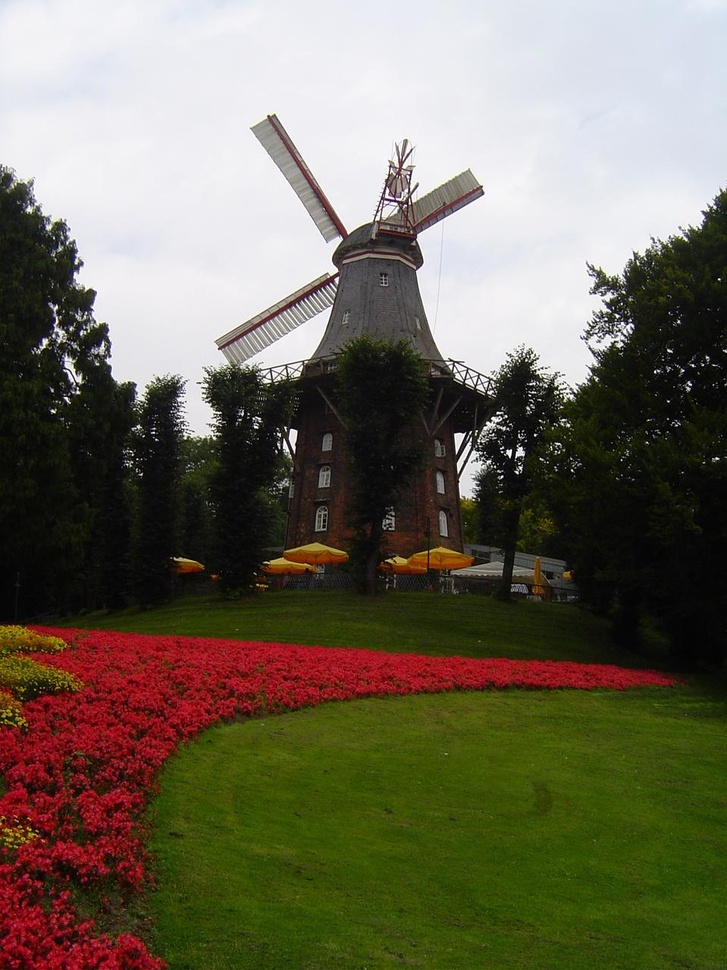
%> input picture Lab5/Figuras/moinho.jpg, 727 x 970 px, shrunk from 959 x 1280 before the run, given in place of moinho.jpg , which was not available
$ octave moinho.m   (GNU Octave 9; MATLAB toolbox functions it lacks are replaced by stand-ins)
%> lines starting %> are read from the running program, lines starting %| are printed output that depends on the picture; pictures that were not available may be replaced by others from this repository, and a replacement may not be noted
X = imread('Figuras/moinho.jpg ','jpg');
%> X is the input picture: size 970x727x3 uint8; mean R, G, B 110.6, 104.9, 87.5
Xred = X(:,:,1);
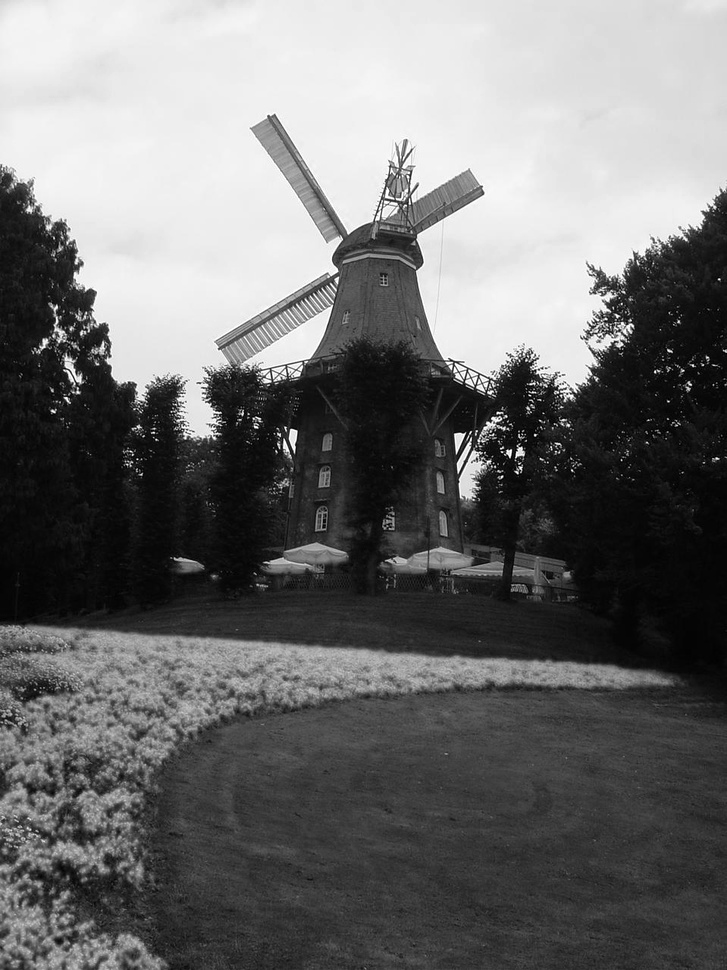
%> Xred: size 970x727 uint8; min 0, max 255, mean 110.6
Xgreen = X(:,:,2);
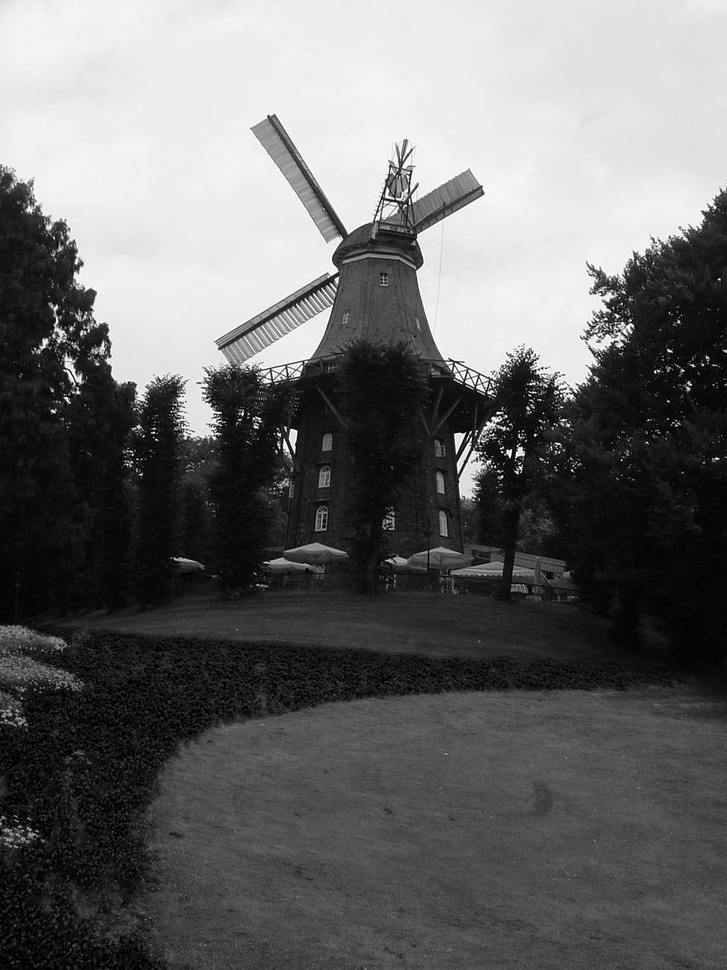
%> Xgreen: size 970x727 uint8; min 0, max 255, mean 104.9
Xblue = X(:,:,3);
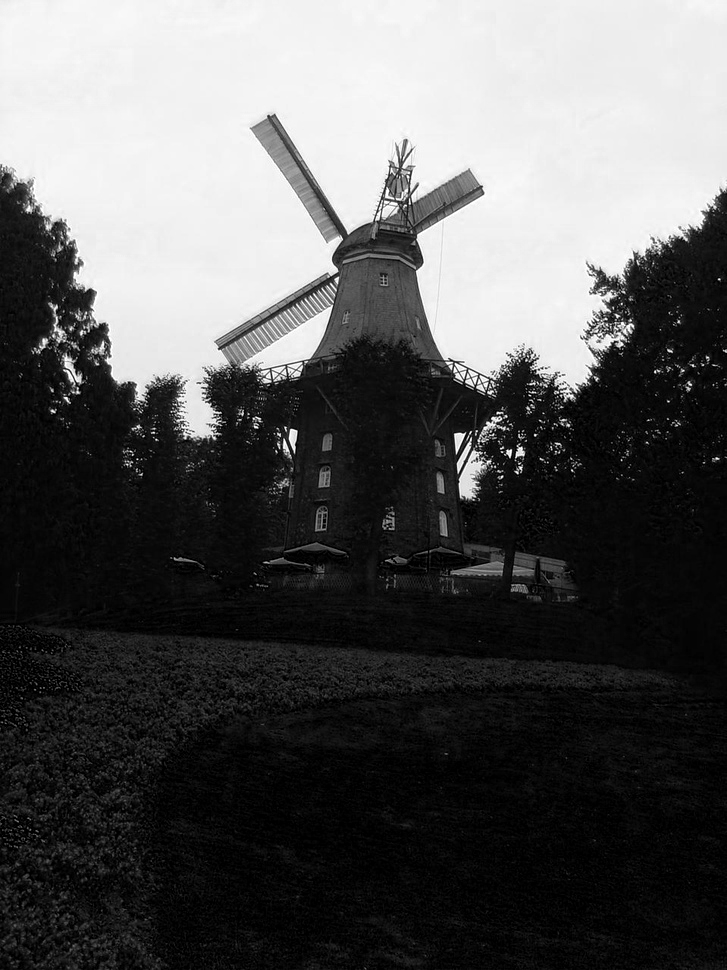
%> Xblue: size 970x727 uint8; min 0, max 255, mean 87.5
Xgreennovo = double(Xgreen)*3;
Xrednovo = double(Xred);
Xbluenovo = double(X(:,:,3));
Xnovo(:,:,1) = uint8(Xrednovo);
Xnovo(:,:,2) = uint8(Xgreennovo);
Xnovo(:,:,3) = uint8(Xbluenovo);
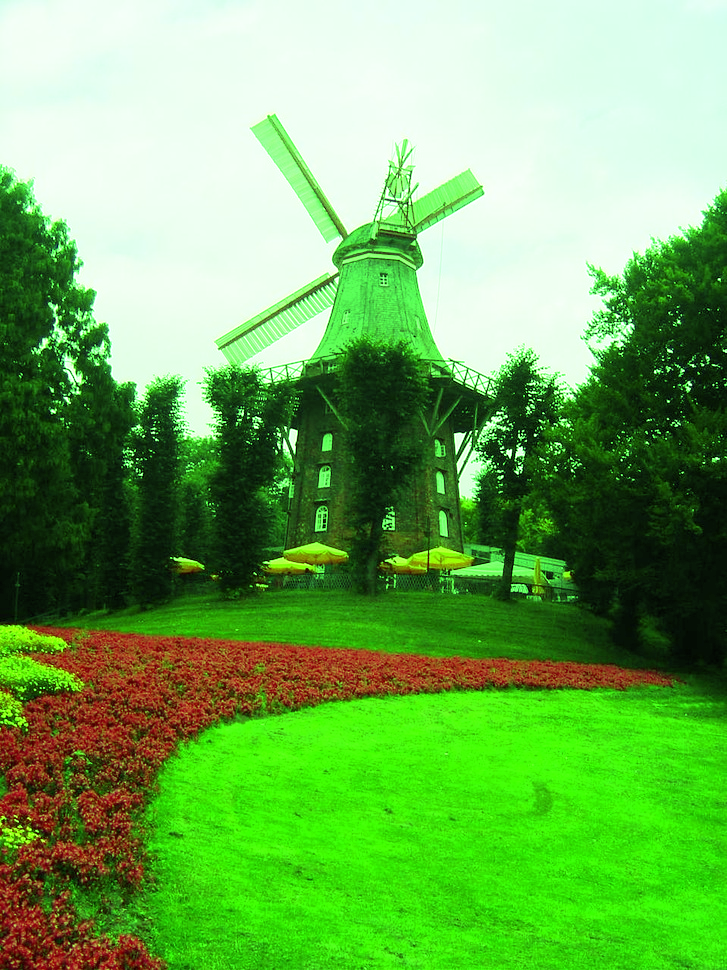
%> Xnovo: size 970x727x3 uint8; mean R, G, B 110.6, 171, 87.5
subplot(231);image(X); title('moinho.jpg');
subplot(232);image(Xnovo); title('Cores modificadas');

subplot(233);image(Xred); title('Componente red');
subplot(234);image(Xgreen); title('Componente green');
subplot(235);image(Xblue); title('Componente blue');

$ run again, with Lab5/Figuras/palhaco_nariz.png saved as Lab5/Figuras/moinho.jpg
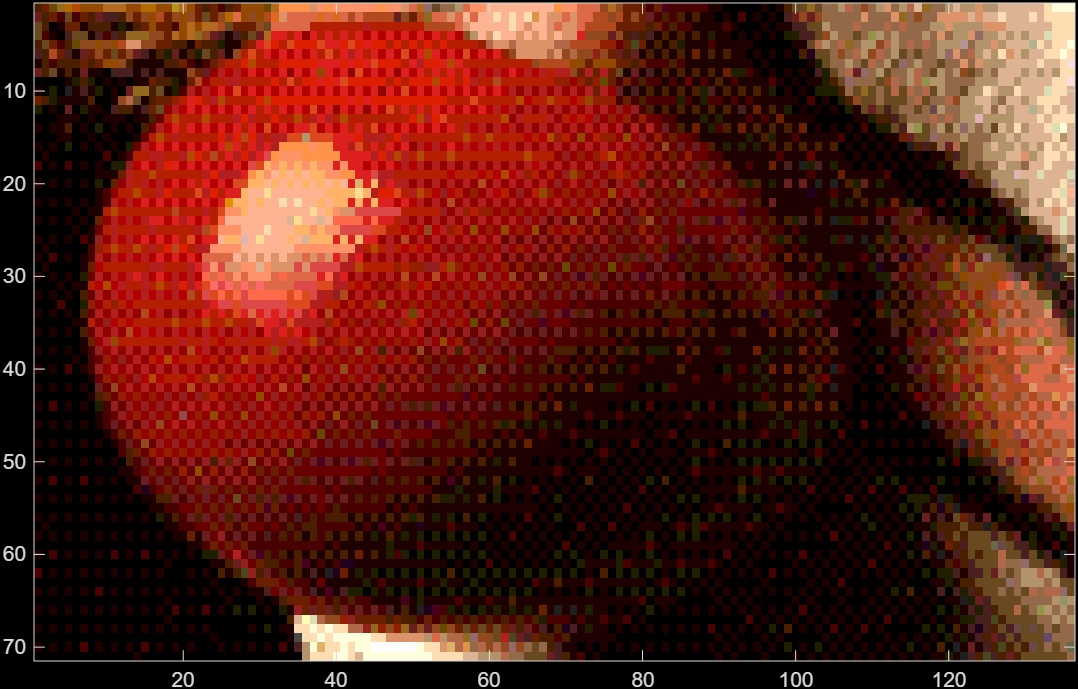
%> input picture Lab5/Figuras/palhaco_nariz.png, 1078 x 689 px, given in place of moinho.jpg , which was not available
%> X is the input picture: size 689x1078x3 uint8; mean R, G, B 90.7, 31.6, 20.3
%> `Xblue = X(:,:,3);`:
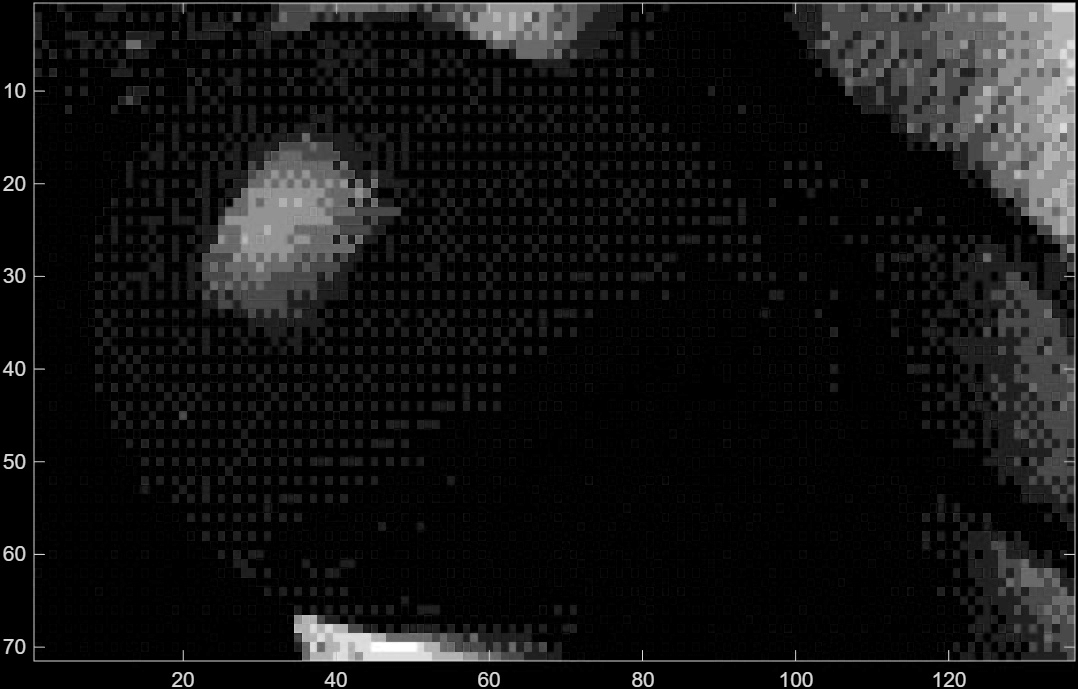
%> Xblue: size 689x1078 uint8; min 0, max 255, mean 20.3
%> `Xnovo(:,:,3) = uint8(Xbluenovo);`:
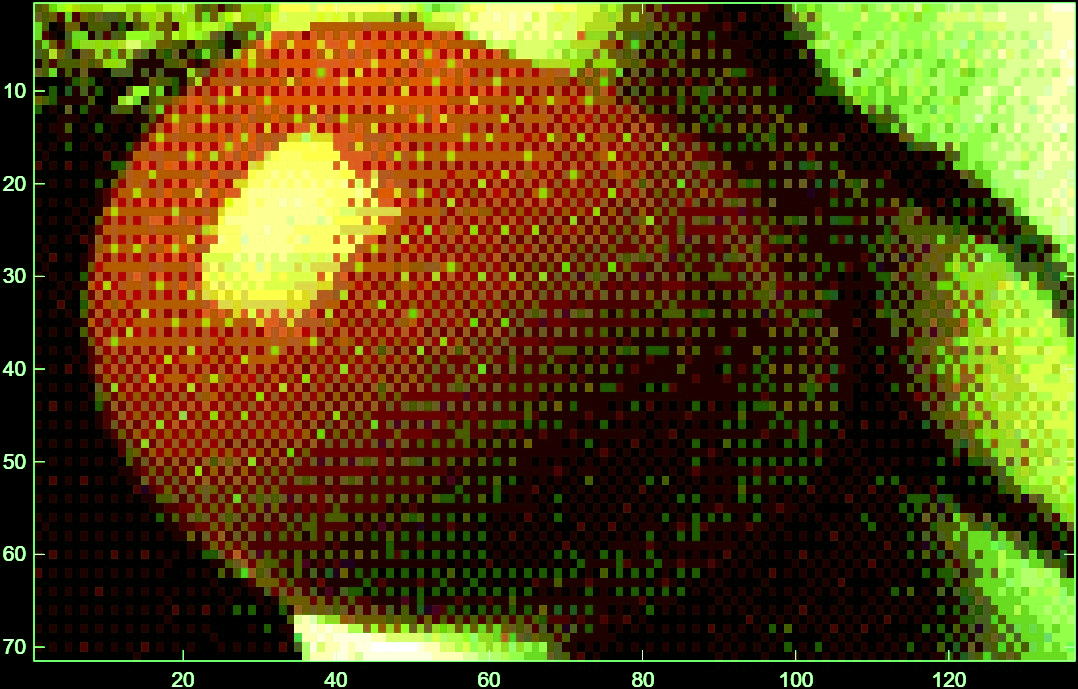
%> Xnovo: size 689x1078x3 uint8; mean R, G, B 90.7, 71.7, 20.3
